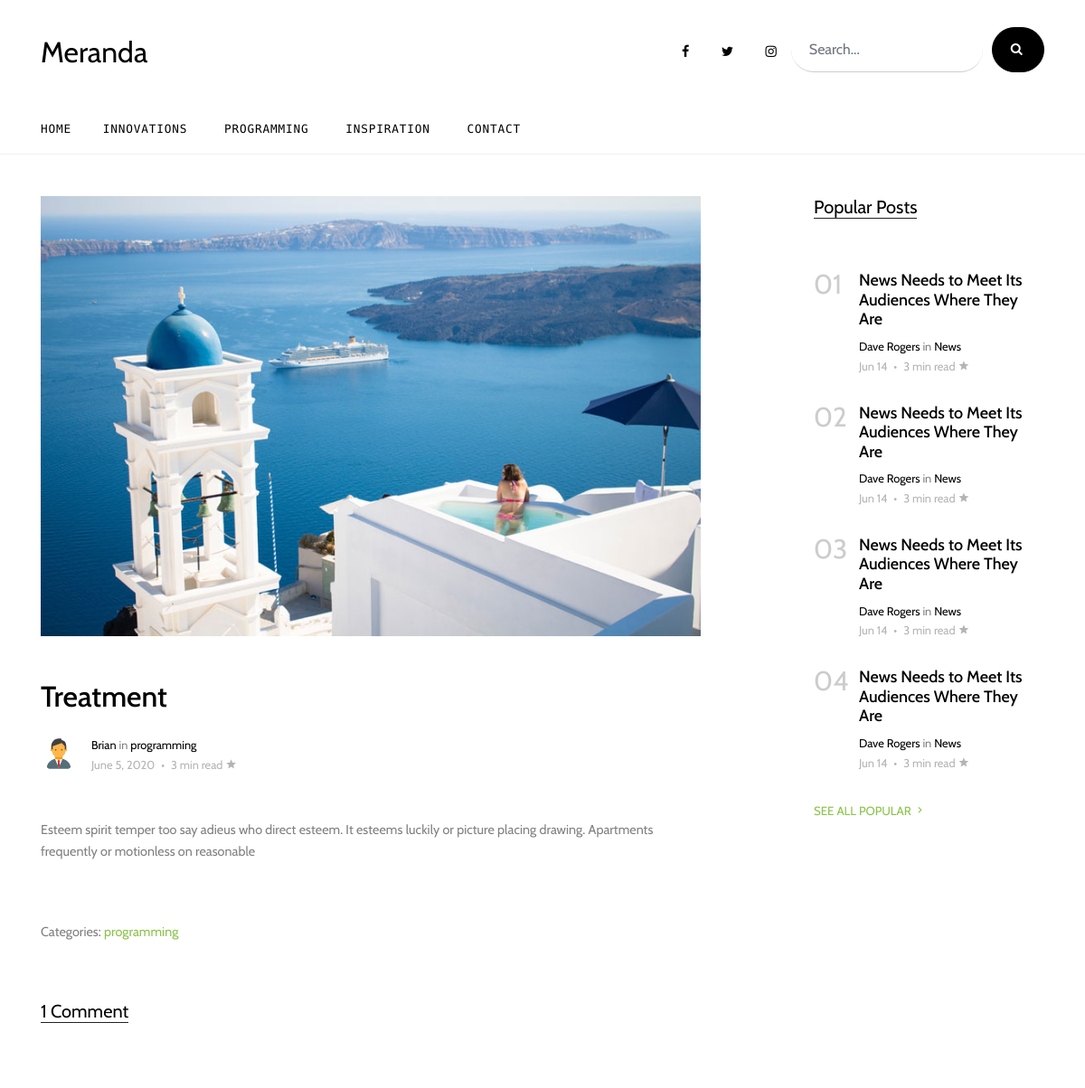
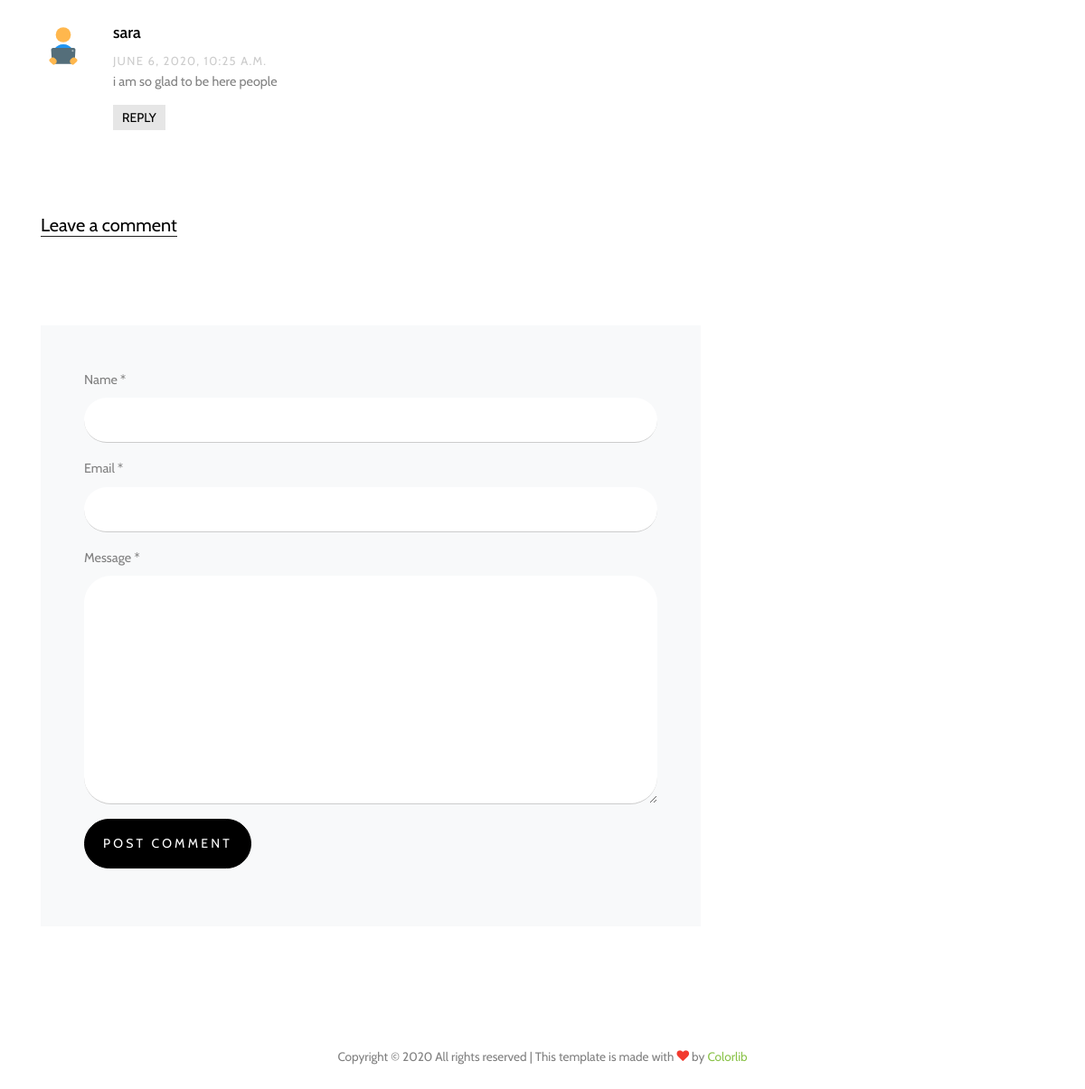
Screenshot of /posts-Details/1 with the database file from the repository (2 pictures, top to bottom).
### blog/models.py (models this page shows, shortened)
class Posts(models.Model):
    title = models.CharField(max_length=150)
    description = models.TextField()
    author = models.CharField(max_length=50, null=True, blank=True)
    tag = models.CharField(max_length=50)
    date_Created = models.DateField(auto_now_add=True)
    image = models.ImageField(upload_to='Trends')
    @property
    def authorPrest(self):
        try:
            post = self.author
        except:
            post = ''
        return post
    @property
    def imageUrl(self):
        try:
            url = self.image.url
        except:
            url = ''
        return url

class CommentsPosts(models.Model):
    post = models.ForeignKey(Posts, on_delete=models.CASCADE)
    name = models.CharField(max_length=350)
    email = models.EmailField(max_length=254,null=True,blank=True)
    comment = models.TextField()
    date_created = models.DateTimeField(auto_now_add=True)

### blog/views.py (the view)
# urls.py: path('posts-Details/<str:pk>',views.PostOnly,name='post-Details')
def PostOnly(request, pk):
    Postsneeded = Posts.objects.get(id=pk)
    comments = CommentsPosts.objects.filter(post=Postsneeded).order_by('-id')
    if request.method == 'POST':
        name = request.POST['Name']
        email = request.POST['email']
        comment = request.POST['comment']
        CommentsPosts.objects.create(
            post=Postsneeded, name=name, email=email, comment=comment)
    context = {
        'trend_post': Postsneeded,
        'comments': comments
    }
    return render(request, 'blog/postSingle.html', context)

### templates/blog/postSingle.html (shortened to what this page needs)
<!DOCTYPE html>
{% extends "blog/base.html" %}
{% load static %}
{% block main-content %}
<div class="site-section">
  <div class="container">
    <div class="row">
      <div class="col-lg-8 single-content">
        <p class="mb-5">
          <img src="{{trend_post.imageUrl}}" alt="Image" class="img-fluid">
        </p>
        <h1 class="mb-4">
          {{trend_post.title}}
        </h1>
        <div class="post-meta d-flex mb-5">
          <div class="bio-pic mr-3">
            <img src="{% static 'assests/admin.svg' %}" alt="Image" class="img-fluidid">
          </div>
          <div class="vcard">
            <span class="d-block"><a href="#">{{trend_post.authorPrest}}</a> in <a
                href="#">{{trend_post.tag}}</a></span>
            <span class="date-read">{{trend_post.date_Created}} <span class="mx-1">&bullet;</span> 3 min read <span
                class="icon-star2"></span></span>
          </div>
        </div>
        <p>{{trend_post.description}}</p>
        <div class="pt-5">
          <p>Categories: <a href="#">{{trend_post.tag}}</a></p>
        </div>
        <div class="pt-5">
          <div class="section-title">
            <h2 class="mb-5">{{comments.count }} Comment{{comments|pluralize}}</h2>
          </div>
          <ul class="comment-list">
            {% for commentie in comments %}
            <li class="comment">
              <div class="vcard bio">
                <img src="{% static 'assests/commet.svg' %}" alt="Image placeholder">
              </div>
              <div class="comment-body">
                <h3>{{commentie.name}}</h3>
                <div class="meta">{{commentie.date_created}}</div>
                <p>{{commentie.comment}}</p>
                <p><a href="#" class="reply">Reply</a></p>
              </div>
            </li>
            {% endfor %}
          <div class="comment-form-wrap pt-5">
            <div class="section-title">
              <h2 class="mb-5">Leave a comment</h2>
            </div>
            <form action="" class="p-5 bg-light" method="POST">
              <div class="form-group">
                <label for="name">Name *</label>
                <input type="text" name="Name" class="form-control" id="name">
              </div>
              <div class="form-group">
                <label for="email">Email *</label>
                <input type="email" name="email" class="form-control" id="email">
              </div>
              <div class="form-group">
                <label for="message">Message *</label>
                <textarea name="comment" id="message" cols="30" rows="10" class="form-control"></textarea>
              </div>
              <div class="form-group">
                <input type="submit" value="Post Comment" class="btn btn-primary py-3">
              </div>
            </form>
          </div>
        </div>
      </div>
      <div class="col-lg-3 ml-auto">
        <div class="section-title">
          <h2>Popular Posts</h2>
        </div>
        <div class="trend-entry d-flex">
          <div class="number align-self-start">01</div>
          <div class="trend-contents">
            <h2><a href="blog-single.html">News Needs to Meet Its Audiences Where They Are</a></h2>
            <div class="post-meta">
              <span class="d-block"><a href="#">Dave Rogers</a> in <a href="#">News</a></span>
              <span class="date-read">Jun 14 <span class="mx-1">&bullet;</span> 3 min read <span
                  class="icon-star2"></span></span>
            </div>
          </div>
        </div>
        <div class="trend-entry d-flex">
          <div class="number align-self-start">02</div>
          <div class="trend-contents">
            <h2><a href="blog-single.html">News Needs to Meet Its Audiences Where They Are</a></h2>
            <div class="post-meta">
              <span class="d-block"><a href="#">Dave Rogers</a> in <a href="#">News</a></span>
              <span class="date-read">Jun 14 <span class="mx-1">&bullet;</span> 3 min read <span
                  class="icon-star2"></span></span>
            </div>
          </div>
        </div>
        <div class="trend-entry d-flex">
          <div class="number align-self-start">03</div>
          <div class="trend-contents">
            <h2><a href="blog-single.html">News Needs to Meet Its Audiences Where They Are</a></h2>
            <div class="post-meta">
              <span class="d-block"><a href="#">Dave Rogers</a> in <a href="#">News</a></span>
              <span class="date-read">Jun 14 <span class="mx-1">&bullet;</span> 3 min read <span
                  class="icon-star2"></span></span>
            </div>
          </div>
        </div>
        <div class="trend-entry d-flex pl-0">
          <div class="number align-self-start">04</div>
          <div class="trend-contents">
            <h2><a href="blog-single.html">News Needs to Meet Its Audiences Where They Are</a></h2>
            <div class="post-meta">
              <span class="d-block"><a href="#">Dave Rogers</a> in <a href="#">News</a></span>
              <span class="date-read">Jun 14 <span class="mx-1">&bullet;</span> 3 min read <span
                  class="icon-star2"></span></span>
            </div>
          </div>
        </div>
        <p>
          <a href="#" class="more">See All Popular <span class="icon-keyboard_arrow_right"></span></a>
        </p>
      </div>
    </div>
  </div>
</div>
{% endblock main-content %}

### static/css/style.css (style rules this page uses)
html { overflow-x: hidden; }
body { line-height: 1.7; color: gray; font-weight: 300; font-size: .9rem; }
a { -webkit-transition: .3s all ease; -o-transition: .3s all ease; transition: .3s all ease; }
h1, h2, h3, h4, h5, .h1, .h2, .h3, .h4, .h5 { font-family: "Cabin", -apple-system, BlinkMacSystemFont, "Segoe UI", Roboto, "Helvetica Neue", Arial, sans-serif, "Apple Color Emoji", "Segoe UI Emoji", "Segoe UI Symbol", "Noto Color Emoji"; }
.site-section { padding: 2.5em 0; }
@media (min-width: 768px) { .site-section { padding: 7em 0; } }
.section-title { color: #000; margin-bottom: 50px; }
.section-title h2 { font-size: 20px; font-weight: 400; border-bottom: 1px solid #222; position: relative; display: inline-block; }
.section-title h2:before { position: absolute; content: ""; height: 1px; background: #777; }
.btn { text-transform: uppercase; font-size: 14px; letter-spacing: .2rem; font-family: "Cabin", -apple-system, BlinkMacSystemFont, "Segoe UI", Roboto, "Helvetica Neue", Arial, sans-serif, "Apple Color Emoji", "Segoe UI Emoji", "Segoe UI Symbol", "Noto Color Emoji"; }
.comment-form-wrap { clear: both; }
.comment-list { padding: 0; margin: 0; }
.comment-list li { padding: 0; margin: 0 0 30px 0; float: left; width: 100%; clear: both; list-style: none; }
.comment-list li .vcard { width: 80px; float: left; }
.comment-list li .vcard img { width: 50px; border-radius: 50%; }
.comment-list li .comment-body { float: right; width: calc(100% - 80px); }
.comment-list li .comment-body h3 { font-size: 18px; color: #000; }
.comment-list li .comment-body .meta { text-transform: uppercase; font-size: 13px; letter-spacing: .1em; color: #ccc; }
.comment-list li .comment-body .reply { padding: 5px 10px; background: #e6e6e6; color: #000; text-transform: uppercase; font-size: 14px; }
.post-meta { font-size: .8rem; }
.post-meta a { color: #000; }
.bio-pic { -webkit-box-flex: 0; -ms-flex: 0 0 40px; flex: 0 0 40px; }
.bio-pic img { max-width: 100%; border-radius: 50%; }
.date-read { color: #b4b4b4; }
.trend-entry { margin-bottom: 30px; }
.trend-entry .number { -webkit-box-flex: 0; -ms-flex: 0 0 50px; flex: 0 0 50px; font-size: 30px; line-height: 1; color: #ccc; }
.trend-entry .trend-contents h2 { font-size: 18px; }
.trend-entry .trend-contents h2 a { color: #000; }
.more { color: #8bc34a; text-transform: uppercase; font-size: .83rem; }
.form-control { margin-right: 10px; height: 50px; padding-left: 20px; padding-right: 20px; border-radius: 30px; border: none; background: #fff; border-bottom: 1px solid transparent; border-bottom: 1px solid #ccc; }
.btn { border-radius: 30px; background: #000; padding-left: 20px; padding-right: 20px; border-color: #000; color: #fff; }
.single-content h1 { font-size: 2rem; color: #000; }
.single-content { font-size: .9rem; }

### rows the page displays
Posts: imageUrl (picture), title "Treatment", authorPrest "Brian", tag "programming", date_Created "June 5, 2020", description "Esteem spirit temper too say adieus who direct esteem. It esteems luckily or picture placing drawing. Apartments frequently or motionless on reasonable"
CommentsPosts: name "sara", date_created "JUNE 6, 2020, 10:25 A.M.", comment "i am so glad to be here people"

### other values shown
{{ comments.count }} "1"
